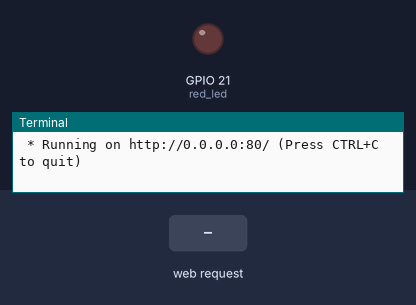
Bench run of a program on a simulated Raspberry Pi (BCM pin numbers). Parts: output pins drawn as LEDs (lit = HIGH), the last lines printed to the terminal. The inputs (shaded band) are chosen by the test bench. The clock reads 2024-03-15 10:24:30 at power-on unless the program sets it.

Above: at 1.2 s.
1.3 s: HTTP request for /data received with the fields led=on
At 2.5 s:
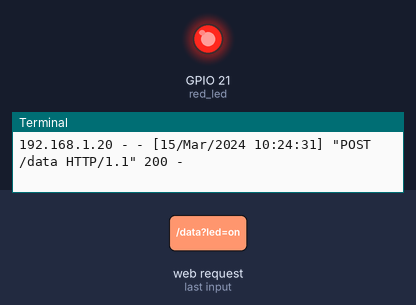
2.8 s: HTTP request for /data received with the fields led=off
At 3.7 s:
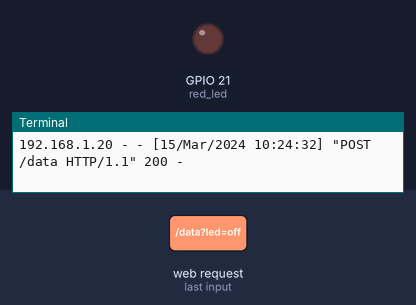
Timing chart, 0 to 5.8 s (numbered marks = the images above; inputs shaded):
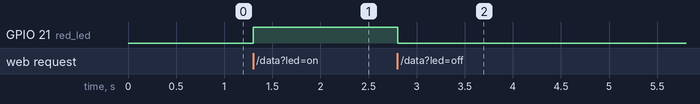

The program:

Controlling_an_LED_via_Flask_Web_Server.py
```python
from flask import Flask, request, render_template   # Flask 웹서버를 만들기 위한 flask 라이브러리에서 Flask, request, render_template 클래스를 가져옴
from gpiozero import LED                            # gpiozero 라이브러리에서 'LED' 클래스를 가져옴

app = Flask(__name__)                               # Flask 앱 생성

red_led = LED(21)                                   # 21번 핀에 연결된 LED 설정

@app.route('/')                                     # 주소에 (/) 접속 시 실행
def home():                                         # 기본화면에서
   return render_template("index.html")             # index.html 파일을 브라우저에 띄움

@app.route('/data', methods = ['POST'])             # /data 주소로  POST 요청 왔을 때 실행
def data():
    data = request.form['led']                      # HTML에서 'led'값 가져오기

    if(data == 'on'):                               # led값이 'on'이면
        red_led.on()                                # LED 켜기

    elif(data == 'off'):                            # led값이 'off'면
        red_led.off()                               # LED 끄기

    return home()                                   # 메인페이지로 돌아오기

if __name__ == '__main__':
   app.run(host = '0.0.0.0', port = '80')           # 모든 IP(0.0.0.0)에서 80번 포트(HTTP 기본포트)로 서버 실행
```

Measured:
- after the input at 1.3 s, GPIO 21 (red_led): LOW → HIGH at once
- after the input at 2.8 s, GPIO 21 (red_led): HIGH → LOW at once
